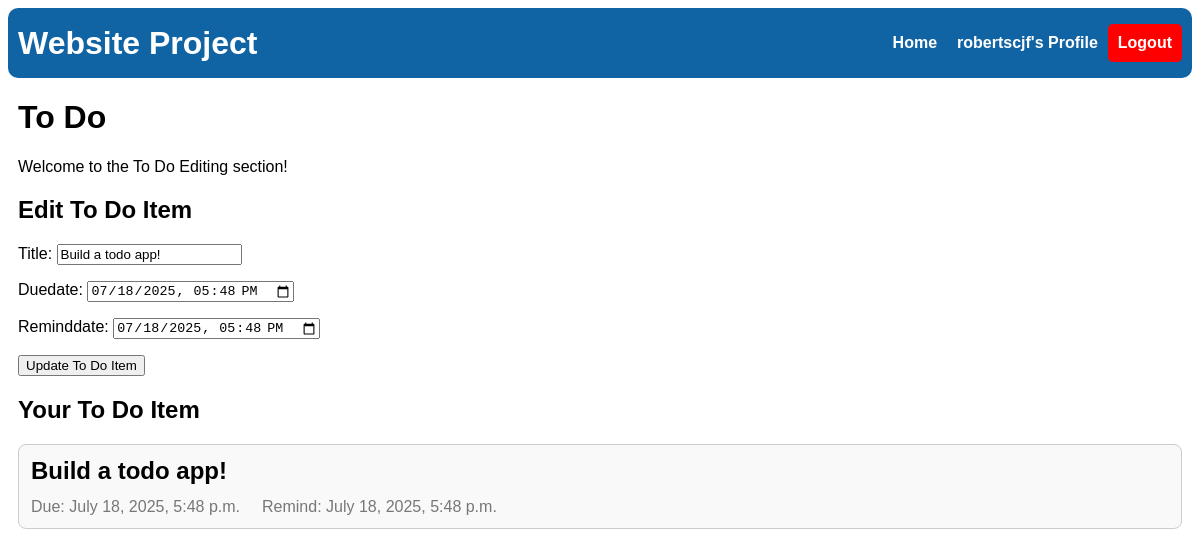
/todo/edit/26/ (signed in), run on the app's committed database.
### todo/models.py (models this page shows, shortened)
class TodoItem(models.Model):
    user = models.ForeignKey('auth.User', on_delete=models.CASCADE)
    title = models.CharField(max_length=200)
    completed = models.BooleanField(default=False)
    dueDate = models.DateTimeField(null=True, blank=True)
    remindDate = models.DateTimeField(null=True, blank=True)
    updatedAt = models.DateTimeField(auto_now=True)

### todo/views.py (the view)
# urls.py: path('edit/<int:pk>/', views.todoEdit, name='todoEdit'),
@login_required(login_url='login')
def todoEdit(request, pk):
    todoItem = TodoItem.objects.get(pk=pk, user=request.user)
    form = TodoItemForm(instance=todoItem)
    if request.method == 'POST':
        form = TodoItemForm(request.POST, instance=todoItem)
        if form.is_valid():
            form.save()
            return redirect('todo:todo')
    context = {'form': form, 'todoItem': todoItem}
    return render(request, 'todo/todoEdit.html', context)

### todo/forms.py
class TodoItemForm(forms.ModelForm):
    dueDate = forms.DateTimeField(widget=forms.DateTimeInput(attrs={'type': 'datetime-local'}), required=True)
    remindDate = forms.DateTimeField(widget=forms.DateTimeInput(attrs={'type': 'datetime-local'}), required=True)
    class Meta:
        model = TodoItem
        fields = ['title', 'dueDate', 'remindDate']

### todo/templates/todo/todoEdit.html (shortened to what this page needs)
{% extends "main/base.html" %}
{% block content %}
    <h1>To Do</h1>
    <p>Welcome to the To Do Editing section!</p>
    <h2>Edit To Do Item</h2>
    <form method="post" enctype="multipart/form-data">
        {{ form.as_p }}
        <button type="submit">Update To Do Item</button>
    </form>
  <h2>Your To Do Item</h2>
  <ul class="todoGroup">
      <li class="todoBox">
        <div class="todoHeader">
          <span class="todoTitle">{{ todoItem.title }}</span>
        </div>
        <div class="todoFooter">
          <span class="todoDate">Due: {{ todoItem.dueDate }}</span>
          <span class="todoRemind">Remind: {{ todoItem.remindDate }}</span>
        </div>
      </li>
  </ul>
{% endblock %}

### main/templates/main/base.html (shortened to what this page needs)
<!DOCTYPE html>
{% load static %}
<html lang="en">
  <head>
    <link rel="stylesheet" href="{% static 'main/style.css' %}" />
  </head>
  <body>
    <nav>
        <h1>Website Project</h1>
        <ul>
            <li><a href="/">Home</a></li>
            {% if user.is_authenticated %}
                <li id="Profile"><a href="/profile/">{{user.username}}'s Profile</a></li>
                <li id="logout"><a href="/logout/">Logout</a></li>
            {% else %}
                <li id="login"><a href="/login/">Login</a></li>
                <li id="register"><a href="/register/">Register</a></li>
            {% endif %}
        </ul>
    </nav>
    <main>{% block content %} no content {% endblock %}</main>
  </body>
</html>

### main/static/main/style.css (style rules this page uses)
body { font-family: Arial, Helvetica, sans-serif; }
main { padding: 0px 10px; }
nav { background-color: #1164a3; padding: 0px 10px; display: flex; color: white; justify-content: space-between; border-radius: 10px; }
nav h1 { margin: 10px 0px; font-size: 200%; align-self: center; text-decoration: none; color: white; }
nav ul { display: flex; justify-content: space-around; align-items: center; }
nav li { list-style: none; padding: 10px; font-weight: bold; align-items: center; }
nav li#logout { background-color: red; border-radius: 5px; }
nav li a { color: white; text-decoration: none }
.todoGroup { list-style: none; padding: 0; margin: 0; }
.todoBox { border: 1px solid #ccc; border-radius: 8px; margin-bottom: 12px; padding: 12px; background-color: #f9f9f9; }
.todoHeader { display: flex; align-items: center; margin-bottom: 13px; }
.todoTitle { font-size: 1.5em; font-weight: bold; }
.todoFooter { display: flex; flex-wrap: wrap; gap: 12px; color: #555; }
.todoDate, .todoRemind { margin-right: 10px; color: #777; display: inline-flex; align-items: center; }

### data on the page
TodoItem: title "Build a todo app!", dueDate "07/18/2025 17:48", remindDate "07/18/2025 17:48", dueDate "July 18, 2025, 5:48 p.m.", remindDate "July 18, 2025, 5:48 p.m."

### other printed values
{{ user.username }} "robertscjf"
